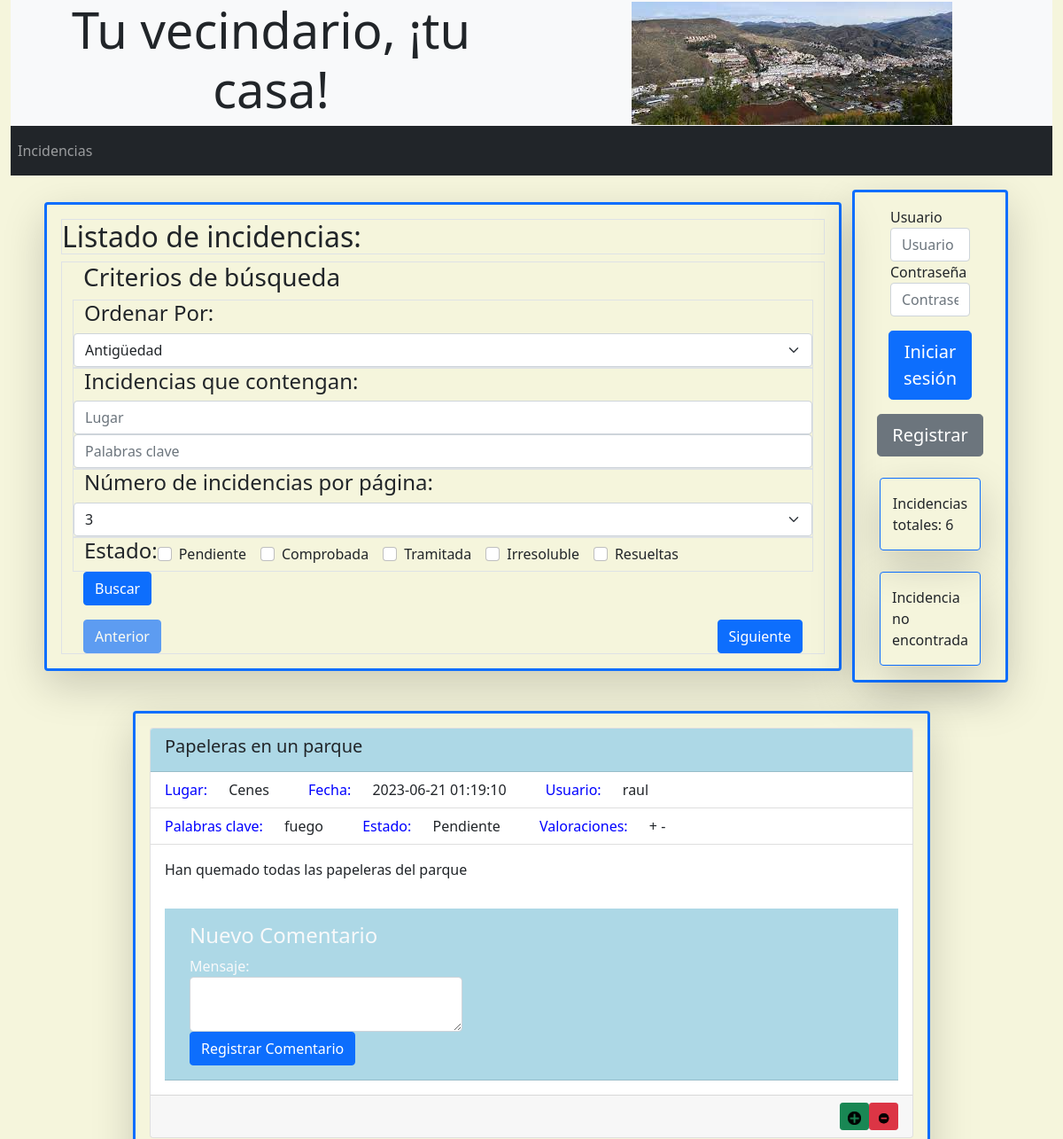
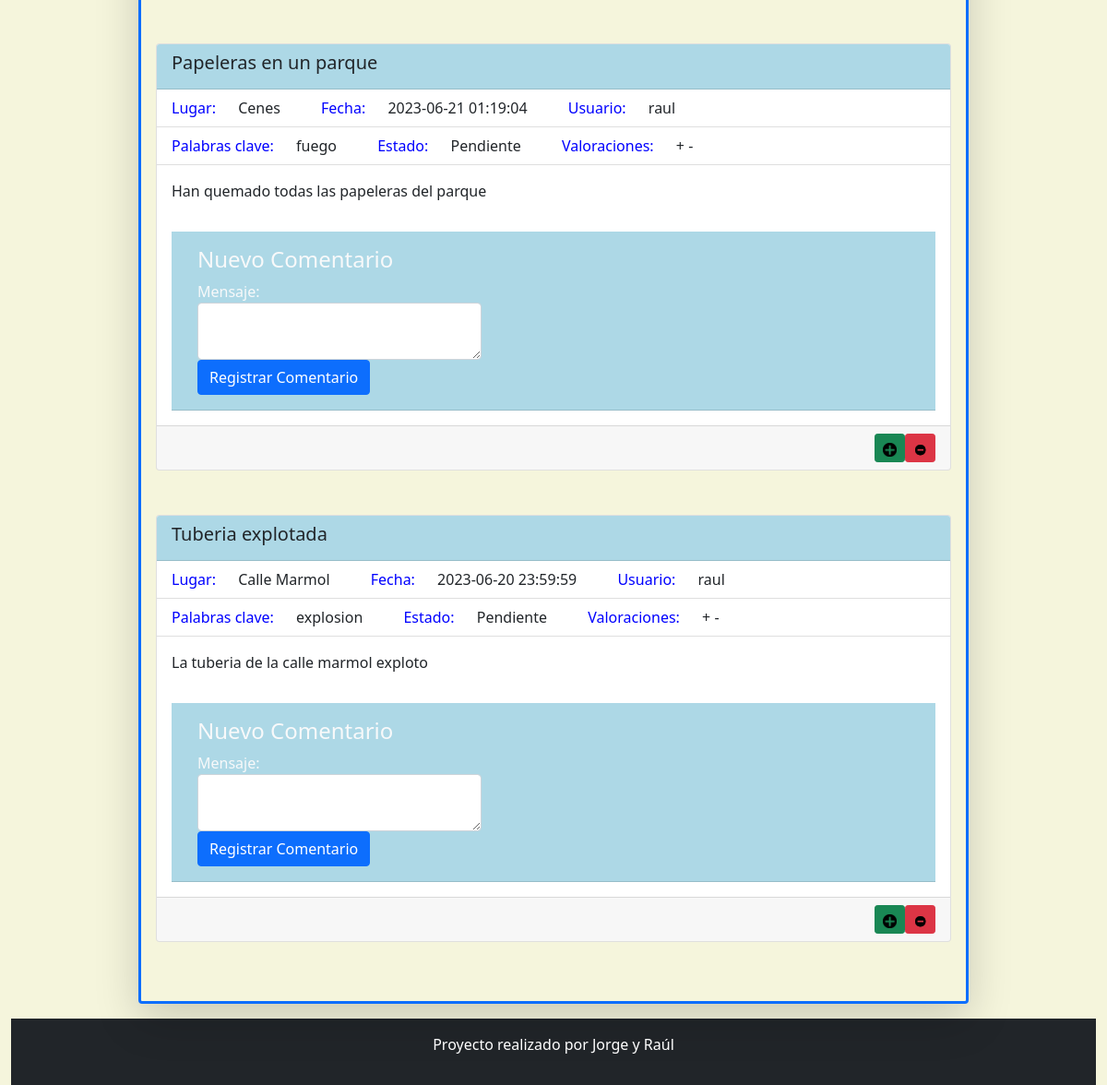
Before: /controller/verIncidencias.php with the older database file (2 pictures, top to bottom).
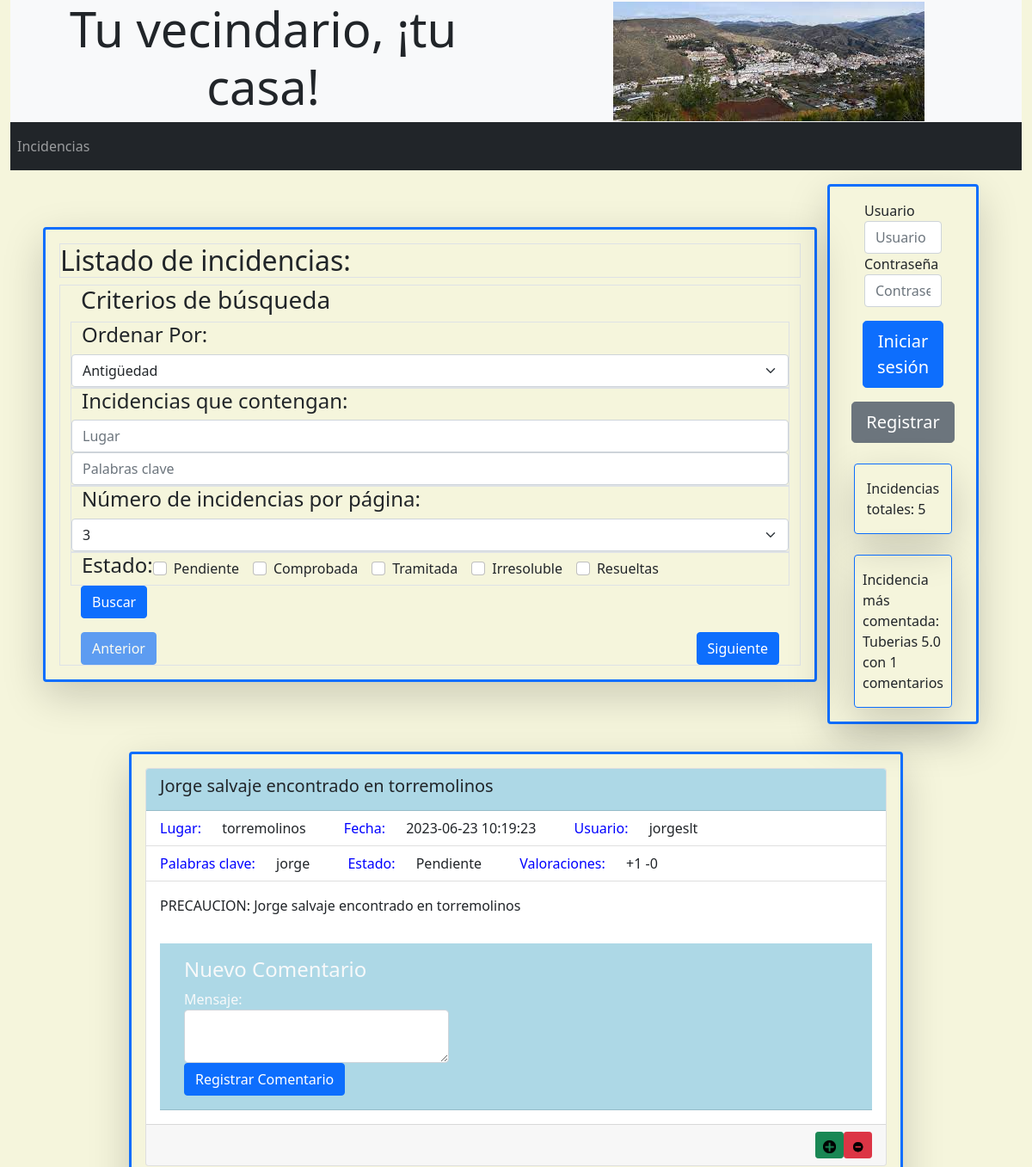
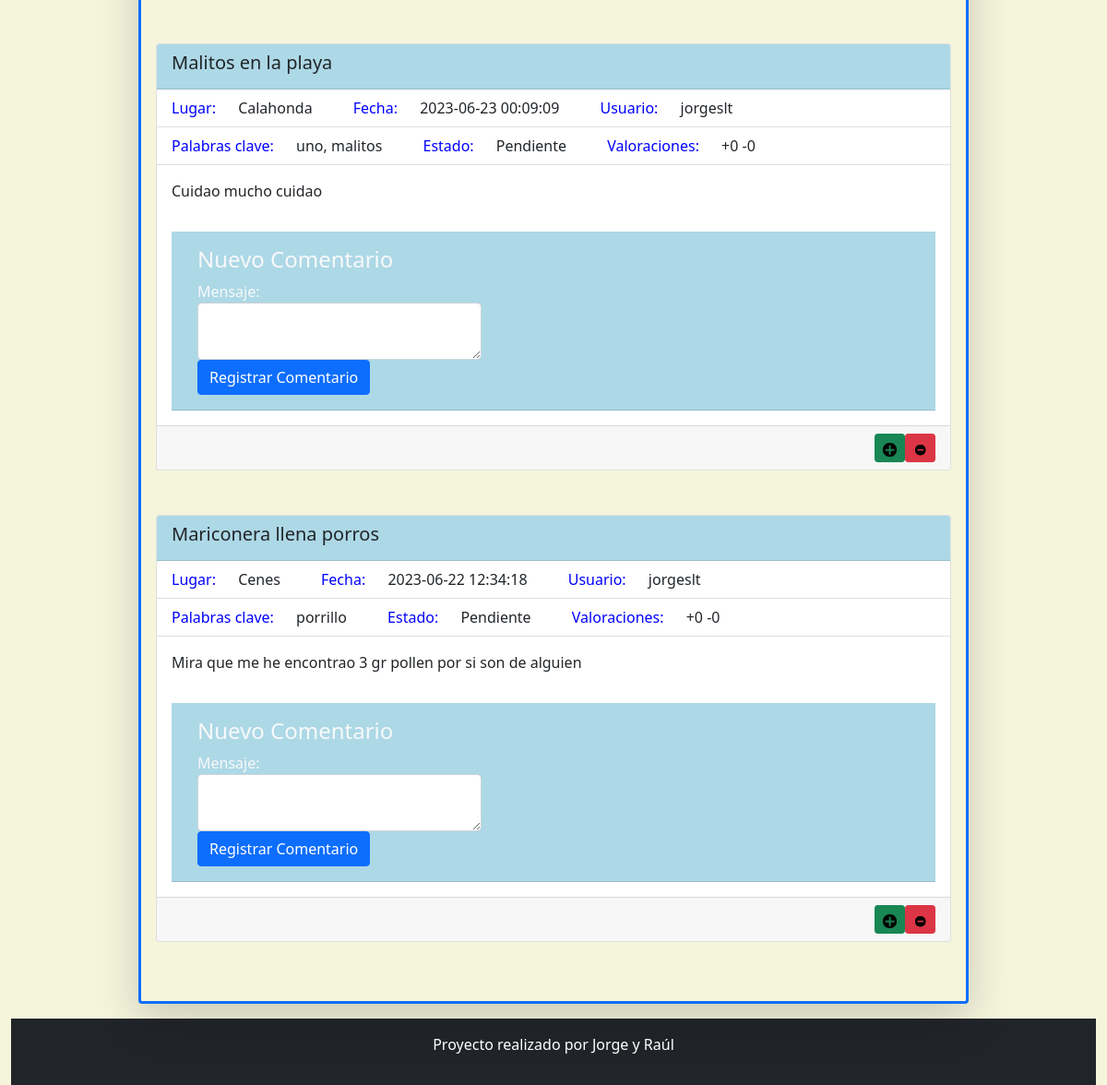
After: the same page with the newer database file (2 pictures, top to bottom).
### tables this page shows
CREATE TABLE `incidencias` (
  `id_incidencia` int NOT NULL AUTO_INCREMENT,
  `id_usuario` int DEFAULT NULL,
  `titulo` varchar(255) NOT NULL,
  `descripcion` text,
  `fecha` datetime DEFAULT NULL,
  `ubicacion` varchar(255) DEFAULT NULL,
  `estado` varchar(50) DEFAULT NULL,
  `palabras_clave` varchar(255) DEFAULT NULL,
  `val_pos` int NOT NULL,
  `val_neg` int NOT NULL,
  PRIMARY KEY (`id_incidencia`),
  KEY `id_usuario` (`id_usuario`),
  CONSTRAINT `incidencias_ibfk_1` FOREIGN KEY (`id_usuario`) REFERENCES `usuarios` (`id`)
);

CREATE TABLE `usuarios` (
  `id` int NOT NULL AUTO_INCREMENT,
  `nombre` varchar(50) NOT NULL,
  `apellidos` varchar(50) NOT NULL,
  `email` varchar(100) NOT NULL,
  `foto` blob,
  `clave` varchar(255) NOT NULL,
  `usuario` varchar(50) NOT NULL,
  `rol` varchar(50) NOT NULL,
  PRIMARY KEY (`id`),
  UNIQUE KEY `usuario` (`usuario`)
);

### controller/verIncidencias.php (called while the page is built, shortened)
<?php
require_once('../view/funcHTML.php');
require_once('../model/bd.php');
HTMLinicio("Incidencias");
HTMLheader(0);
HTMLmainContentStart();
HTMLbodyStart();
HTMLbusqueda();
HTMLbodyEnd();
HTMLContentStart();
HTMLIncidencias();
HTMLContentEnd();
HTMLfin();
?>

### model/bd.php (called while the page is built, shortened)
<?php
class Conexion {
    private $servername;
    private $username;
    private $password;
    private $dbname;
    private $conn;
    public function __construct() {
        $this->servername = DB_HOST;
        $this->username = DB_USER;
        $this->password = DB_PASSWD;
        $this->dbname = DB_DATABASE;
    }
    public function conectar() {
        $this->conn = new mysqli($this->servername,$this->username,$this->password,$this->dbname);
    }
    function getUsuario($id) {
        $stmt = $this->conn->prepare("SELECT usuario FROM usuarios WHERE id = ?");
        $stmt->bind_param('i', $id);
        $stmt->execute();
        $stmt->bind_result($usuario);
        if (isset($usuario)) {
            return $usuario;
        } else {
            return "No se encontró el usuario";
        }
    }
    function searchIncidencias($numInc, $tipoBusqueda, $lugar, $palabrasClave, $estados) {
        $sql = "SELECT id_incidencia, id_usuario, titulo, descripcion, fecha, ubicacion, estado, val_pos, val_neg, palabras_clave FROM incidencias WHERE 1";
        switch ($tipoBusqueda) {
            case 0:
                $sql .= " ORDER BY fecha DESC";
                break;
        }
        $bind_types = '';
        $bind_values = [];
        if ($numInc != 'todas') {
            $bind_types .= 'ii';
            array_push($bind_values, ($_SESSION['page']-1)*$numInc, $numInc);
            $sql .= " LIMIT ?, ?";
        } else {
            $bind_types .= 'i';
            array_push($bind_values, PHP_INT_MAX);
            $sql .= " LIMIT ?";
        }
        $stmt = $this->conn->prepare($sql);
        $stmt->bind_param($bind_types, ...$bind_values);
        $stmt->execute();
        $result = $stmt->get_result();
        $incidencias = $result->fetch_all(MYSQLI_ASSOC);
        return $incidencias;
    }
}
?>

### view/funcHTML.php (the view, shortened to what the rows shown need)
<?php
require_once(__DIR__ . '/../model/bd.php');
function HTMLinicio($titulo)
{
    echo <<<HTML
    <!DOCTYPE html>
    <html>
    <head>
    <link href="https://cdn.jsdelivr.net/npm/bootstrap@5.0.2/dist/css/bootstrap.min.css" rel="stylesheet">
    <title>$titulo</title>
    </head>
    <body class="container-fluid" style="background-color: beige;">
    HTML;
}
function HTMLheader($index)
{
    if($index == 1){
        $ruta_f = "img/cenes.jpeg";
    }
    else{
        $ruta_f = "../img/cenes.jpeg";
    }
    echo <<<HTML
    <header class="container-fluid bg-light" style="background-color: beige;">
    <div class="row align-items-center justify-content-center text-center">
            <div class="col">
                <h1 class="display-4">Tu vecindario, ¡tu casa!</h1>
            </div>
            <div class="col">
                <img src=$ruta_f id="img_cenes" class="img-fluid" alt="Imagen Cenes">
            </div>
        </div>
    </header>
    HTML;
}
function HTMLmainContentStart()
{
    echo <<<HTML
    <div class="row align-items-center justify-content-center">
    HTML;
}
function HTMLbodyStart()
{
    echo <<<HTML
        <div class="col-lg-9 p-3 border border-primary border-3 rounded shadow-lg mt-3 mb-3" >
    HTML;
}
function HTMLbusqueda()
{
    $botonAnteriorDisabled = $_SESSION['page'] <= 1 ? 'disabled' : '';
    $botonPosteriorDisabled = '';
    echo <<<HTML
    <form method="POST" action="procesarBusqueda.php">
        <h2 class="border">Listado de incidencias:</h2>
            </form>
                <button type="submit" class="btn btn-primary" $botonAnteriorDisabled>Anterior</button>
                <button type="submit" class="btn btn-primary" $botonPosteriorDisabled>Siguiente</button>
    HTML;
}
function HTMLbodyEnd()
{
    echo <<<HTML
        </div>
    </div>
    HTML;
}
function HTMLContentStart()
{
    echo <<<HTML
        <div class="col-lg-9 p-3 border border-primary border-3 rounded shadow-lg mt-3 mb-3">
    HTML;
}
function HTMLIncidencias()
{
    $db = new Conexion();
    $db->conectar();
    $ordenarPor = isset($_SESSION['ordenarPor']) && !empty($_SESSION['ordenarPor'])
                  ? $_SESSION['ordenarPor'] : 0;
    $textoBusqueda = isset($_SESSION['textoBusqueda']) && !empty($_SESSION['textoBusqueda'])
                     ? $_SESSION['textoBusqueda'] : null;
    $lugar = isset($_SESSION['lugar']) && !empty($_SESSION['lugar'])
             ? $_SESSION['lugar'] : null;
    $incidenciasPorPagina = isset($_SESSION['incidenciasPorPagina']) && !empty($_SESSION['incidenciasPorPagina'])
                            ? $_SESSION['incidenciasPorPagina'] : 3;
    $estado = isset($_SESSION['estado']) && !empty($_SESSION['estado'])
              ? $_SESSION['estado'] : "Pendiente";
    $incidencias = $db->searchIncidencias($incidenciasPorPagina, $ordenarPor, $lugar, $textoBusqueda, $estado);
    if (empty($incidencias)) {
        echo 'No se encontraron incidencias.';
    } else {
        foreach ($incidencias as $incidencia) {
            echo <<<HTML
            <link href="../view/vista.css" rel="stylesheet">
            <div class="card mb-5">
                <div class="card-header">
                    <h5 class="card-title">{$incidencia['titulo']}</h5>
                </div>
                <ul class="list-group list-group-flush">
                    <li class="list-group-item">
                        <span class="keyword">Lugar:</span> <span class="value">{$incidencia['ubicacion']}</span>
                        <span class="keyword">Fecha:</span> <span class="value">{$incidencia['fecha']}</span>
                        <span class="keyword">Usuario:</span> <span class="value">{$db->getUsuario($incidencia['id_usuario'])}</span>
                    </li>
                    <li class="list-group-item">
                        <span class="keyword">Palabras clave:</span> <span class="value">{$incidencia['palabras_clave']}</span>
                        <span class="keyword">Estado:</span> <span class="value">{$incidencia['estado']}</span>
                        <span class="keyword">Valoraciones:</span> <span class="value">+{$incidencia['val_pos']} -{$incidencia['val_neg']}</span>
                    </li>
                </ul>
                <div class="card-body">
                    <p class="card-text">{$incidencia['descripcion']}</p>
                </div>
            HTML;
            echo <<<HTML
            <div class="row nuevo-comentario card-header text-light m-3 p-3">
                <div class="col-sm-5">
                    <h4>Nuevo Comentario</h4>
                    <form method="POST" action="procesarComentario.php">
                        <div class="form-group">
                            <label for="mensaje">Mensaje:</label>
                            <textarea class="form-control" name="mensaje" required></textarea>
                        </div>
                        <input type="hidden" name="idIncidencia" value="{$incidencia['id_incidencia']}">
                        <button type="submit" name="confirm" class="btn btn-primary">Registrar Comentario</button>
                    </form>
                </div>
            </div>
            HTML;
            echo <<<HTML
                <style>
                    .btn-orange {
                        background-color: orange;
                    }
                    .btn-primary:hover,
                    .btn-success:hover,
                    .btn-secondary:hover,
                    .btn-danger:hover,
                    .btn-orange:hover {
                        transform: scale(1.2);
                    }
                </style>
                <div class="card-footer d-flex justify-content-end">
                    <form action="procesarValoracion.php" method="POST" class="mr-1">
                        <input type="hidden" name="idIncidencia" value="{$incidencia['id_incidencia']}">
                        <input type="hidden" name="valoracion" value="1">
                        <button type="submit" class="btn btn-success btn-circle btn-sm">
                            <img src="../img/plus.png" alt="Positive" style="width: 15px; height: 15px;">
                        </button>
                    </form>
                    <form action="procesarValoracion.php" method="POST" class="mr-1">
                        <input type="hidden" name="idIncidencia" value="{$incidencia['id_incidencia']}">
                        <input type="hidden" name="valoracion" value="-1">
                        <button type="submit" class="btn btn-danger btn-circle btn-sm">
                            <img src="../img/minus.png" alt="Negative" style="width: 15px; height: 15px;">
                        </button>
                    </form>
            HTML;
            echo <<<HTML
                </div>
            </div>
            HTML;
                }
}}
function HTMLContentEnd()
{
    echo <<<HTML
        </div>
    </div>
    HTML;
}
function HTMLfin()
{
    echo <<<HTML
    <script src="https://code.jquery.com/jquery-3.3.1.slim.min.js"></script>
    <script src="https://cdnjs.cloudflare.com/ajax/libs/popper.js/1.14.7/umd/popper.min.js"></script>
    <script src="https://stackpath.bootstrapcdn.com/bootstrap/4.3.1/js/bootstrap.min.js"></script>
    </body>
    </html>
    HTML;
}
?>

Changed rows visible on the page:
removed incidencias: titulo "Papeleras en un parque", ubicacion "Cenes", fecha "2023-06-21 01:19:10", id_usuario.usuario "raul", palabras_clave "fuego", estado "Pendiente", descripcion "Han quemado todas las papeleras del parque"
removed incidencias: titulo "Papeleras en un parque", ubicacion "Cenes", fecha "2023-06-21 01:19:04", id_usuario.usuario "raul", palabras_clave "fuego", estado "Pendiente", descripcion "Han quemado todas las papeleras del parque"
removed incidencias: titulo "Tuberia explotada", ubicacion "Calle Marmol", fecha "2023-06-20 23:59:59", id_usuario.usuario "raul", palabras_clave "explosion", estado "Pendiente", descripcion "La tuberia de la calle marmol exploto"
added incidencias: titulo "Jorge salvaje encontrado en torremolinos", ubicacion "torremolinos", fecha "2023-06-23 10:19:23", id_usuario.usuario "jorgeslt", palabras_clave "jorge", estado "Pendiente", val_pos "1", val_neg "0", descripcion "PRECAUCION: Jorge salvaje encontrado en torremolinos"
added incidencias: titulo "Malitos en la playa", ubicacion "Calahonda", fecha "2023-06-23 00:09:09", id_usuario.usuario "jorgeslt", palabras_clave "uno, malitos", estado "Pendiente", val_pos "0", val_neg "0", descripcion "Cuidao mucho cuidao"
added incidencias: titulo "Mariconera llena porros", ubicacion "Cenes", fecha "2023-06-22 12:34:18", id_usuario.usuario "jorgeslt", palabras_clave "porrillo", estado "Pendiente", val_pos "0", val_neg "0", descripcion "Mira que me he encontrao 3 gr pollen por si son de alguien"
Other visible differences:
$totalIncidencias: "6" → "5"
$nombre['titulo']: (not shown) → "Tuberias 5.0"
$incidenciaMasComentada['total']: (not shown) → "1"
text no longer shown: "Incidencia no encontrada"
text now shown: "Incidencia más comentada: con comentarios"
